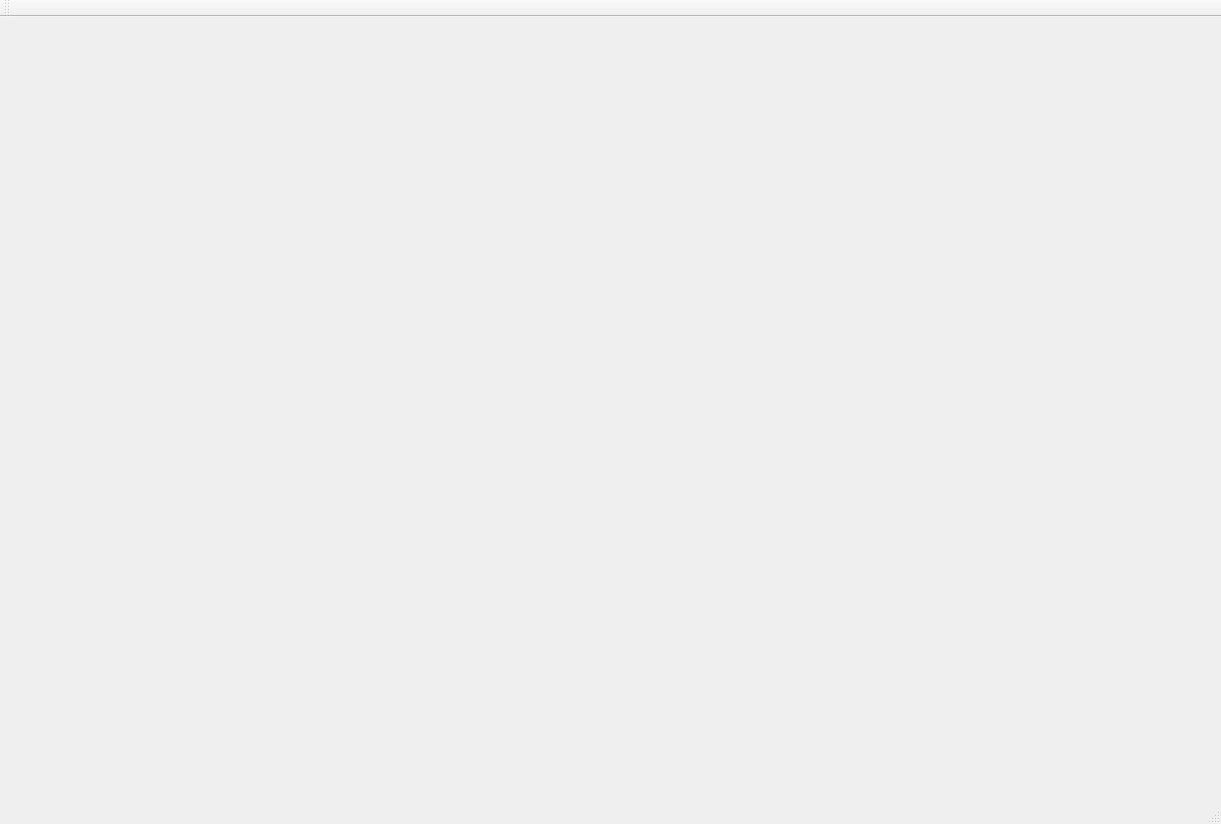
<?xml version="1.0" encoding="UTF-8"?>
<ui version="4.0">
 <class>MainWindow</class>
 <widget class="QMainWindow" name="MainWindow">
  <property name="geometry">
   <rect>
    <x>0</x>
    <y>0</y>
    <width>1221</width>
    <height>824</height>
   </rect>
  </property>
  <property name="windowTitle">
   <string>11_PainterApp</string>
  </property>
  <widget class="QWidget" name="centralwidget"/>
  <widget class="QMenuBar" name="menubar">
   <property name="geometry">
    <rect>
     <x>0</x>
     <y>0</y>
     <width>1221</width>
     <height>22</height>
    </rect>
   </property>
  </widget>
  <widget class="QStatusBar" name="statusbar"/>
  <widget class="QToolBar" name="mainToolBar">
   <property name="windowTitle">
    <string>toolBar</string>
   </property>
   <attribute name="toolBarArea">
    <enum>TopToolBarArea</enum>
   </attribute>
   <attribute name="toolBarBreak">
    <bool>false</bool>
   </attribute>
  </widget>
 </widget>
 <resources/>
 <connections/>
</ui>
